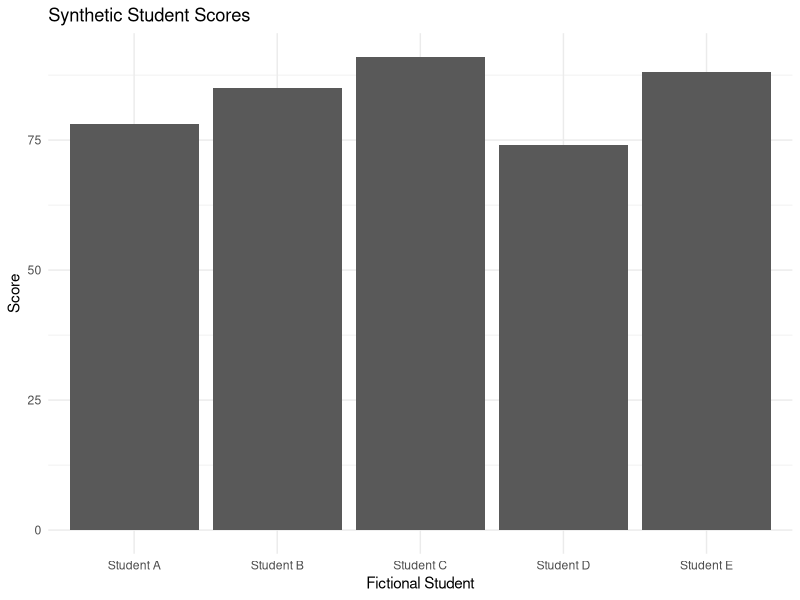

Write R code to recreate this figure.
# Synthetic student performance example
# This script uses fictional practice data only.

scores <- data.frame(
  student = c("Student A", "Student B", "Student C", "Student D", "Student E"),
  score = c(78, 85, 91, 74, 88)
)

# Display the synthetic data
print(scores)

# Calculate and display summary statistics
print(summary(scores$score))
average_score <- mean(scores$score)
cat("Average score:", average_score, "\n")

# Create a chart
if (!requireNamespace("ggplot2", quietly = TRUE)) {
  message("To create the chart, install ggplot2 with install.packages('ggplot2').")
} else {
  library(ggplot2)
  score_plot <- ggplot(scores, aes(x = student, y = score)) +
    geom_col() +
    labs(
      title = "Synthetic Student Scores",
      x = "Fictional Student",
      y = "Score"
    ) +
    theme_minimal()

  print(score_plot)
}
